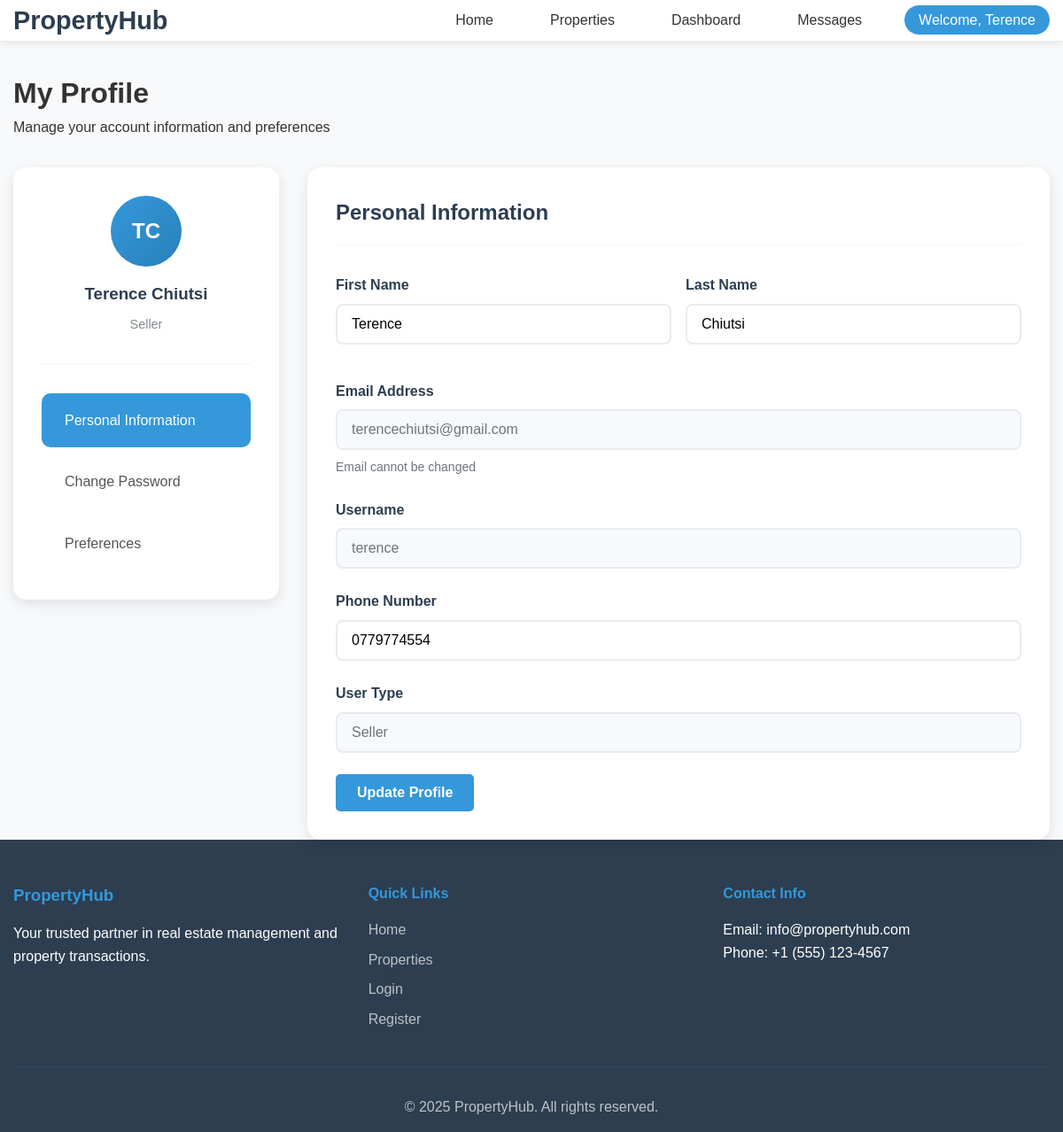
/propertyhub/views/profile.php (signed in), run on the app's committed database.
### tables this page shows
CREATE TABLE `users` (
  `id` int(11) NOT NULL,
  `username` varchar(50) NOT NULL,
  `email` varchar(100) NOT NULL,
  `password` varchar(255) NOT NULL,
  `first_name` varchar(50) NOT NULL,
  `last_name` varchar(50) NOT NULL,
  `phone` varchar(20) DEFAULT NULL,
  `user_type` enum('admin','property_manager','landlord','tenant','buyer','seller') NOT NULL,
  `profile_image` varchar(255) DEFAULT NULL,
  `created_at` timestamp NOT NULL DEFAULT current_timestamp(),
  `updated_at` timestamp NOT NULL DEFAULT current_timestamp() ON UPDATE current_timestamp()
);

### propertyhub/config.php (called while the page is built, shortened)
<?php
require_once ROOT_DIR . '/propertyhub/core/Database.php';
function asset_url($path) {
    return BASE_URL . 'assets/' . ltrim($path, '/');
}
?>

### propertyhub/core/database.php (called while the page is built, shortened)
<?php
class Database {
    private $pdo;
    private static $instance = null;
    private function __construct() {
        try {
            $dsn = "mysql:host=" . DB_HOST . ";dbname=" . DB_NAME . ";charset=" . DB_CHARSET;
            $this->pdo = new PDO($dsn, DB_USER, DB_PASS);
            $this->pdo->setAttribute(PDO::ATTR_ERRMODE, PDO::ERRMODE_EXCEPTION);
            $this->pdo->setAttribute(PDO::ATTR_DEFAULT_FETCH_MODE, PDO::FETCH_ASSOC);
            $this->pdo->setAttribute(PDO::ATTR_EMULATE_PREPARES, false);
        } catch(PDOException $e) {
            throw new Exception("Database connection failed: " . $e->getMessage());
        }
    }
    public static function getInstance() {
        if (self::$instance === null) {
            self::$instance = new self();
        }
        return self::$instance;
    }
    public function query($sql, $params = []) {
        try {
            $stmt = $this->pdo->prepare($sql);
            $stmt->execute($params);
            return $stmt;
        } catch(PDOException $e) {
            error_log("Database error: " . $e->getMessage());
            return false;
        }
    }
}
?>

### propertyhub/models/user.php (called while the page is built, shortened)
<?php
class User {
    private $db;
    public function __construct() {
        $this->db = Database::getInstance();
    }
    public function getById($id) {
        $sql = "SELECT * FROM users WHERE id = ?";
        $stmt = $this->db->query($sql, [$id]);
        return $stmt ? $stmt->fetch() : false;
    }
}
?>

### propertyhub/views/profile.php (the view, shortened to what this page needs)
<?php
require_once '../config.php';
require_once '../models/User.php';
$userModel = new User();
$user = $userModel->getById($_SESSION['user_id']);
?>
<!DOCTYPE html>
<html lang="en">
<head>
    <link rel="stylesheet" href="<?php echo asset_url('css/style.css'); ?>">
</head>
<body>
    <?php include 'includes/header.php'; ?>
    <div class="container">
        <div class="page-header">
            <h1>My Profile</h1>
            <p>Manage your account information and preferences</p>
        </div>
        <div class="profile-container">
            <div class="profile-sidebar">
                <div class="profile-avatar">
                    <div class="avatar-placeholder">
                        <?php echo strtoupper(substr($user['first_name'], 0, 1) . substr($user['last_name'], 0, 1)); ?>
                    </div>
                    <h3><?php echo htmlspecialchars($user['first_name'] . ' ' . $user['last_name']); ?></h3>
                    <p class="user-role"><?php echo ucfirst(str_replace('_', ' ', $user['user_type'])); ?></p>
                </div>
                <nav class="profile-nav">
                    <a href="#personal-info" class="nav-item active">Personal Information</a>
                    <a href="#change-password" class="nav-item">Change Password</a>
                    <a href="#preferences" class="nav-item">Preferences</a>
                </nav>
            </div>
            <div class="profile-content">
                <div id="personal-info" class="profile-section active">
                    <h2>Personal Information</h2>
                    <form id="profileForm" action="<?php echo BASE_URL; ?>controllers/UserController.php" method="POST">
                        <div class="form-row">
                            <div class="form-group">
                                <label>First Name</label>
                                <input type="text" name="first_name" value="<?php echo htmlspecialchars($user['first_name']); ?>" required>
                            </div>
                            <div class="form-group">
                                <label>Last Name</label>
                                <input type="text" name="last_name" value="<?php echo htmlspecialchars($user['last_name']); ?>" required>
                            </div>
                        </div>
                        <div class="form-group">
                            <label>Email Address</label>
                            <input type="email" value="<?php echo htmlspecialchars($user['email']); ?>" disabled>
                            <small>Email cannot be changed</small>
                        </div>
                        <div class="form-group">
                            <label>Username</label>
                            <input type="text" value="<?php echo htmlspecialchars($user['username']); ?>" disabled>
                        </div>
                        <div class="form-group">
                            <label>Phone Number</label>
                            <input type="tel" name="phone" value="<?php echo htmlspecialchars($user['phone'] ?? ''); ?>">
                        </div>
                        <div class="form-group">
                            <label>User Type</label>
                            <input type="text" value="<?php echo ucfirst(str_replace('_', ' ', $user['user_type'])); ?>" disabled>
                        </div>
                        <button type="submit" class="btn-primary" id="profileSubmit">
                            Update Profile
                        </button>
                    </form>
                </div>
            </div>
        </div>
    </div>
    <?php include 'includes/footer.php'; ?>
</body>
</html>

### propertyhub/assets/css/style.css (style rules this page uses)
* { margin: 0; padding: 0; box-sizing: border-box; }
body { font-family: 'Arial', sans-serif; line-height: 1.6; color: #333; background-color: #f8f9fa; }
.container { max-width: 1200px; margin: 0 auto; padding: 0 20px; }
.btn-primary { background: #3498db; color: white; padding: 0.75rem 1.5rem; border: none; border-radius: 5px; text-decoration: none; font-size: 1rem; cursor: pointer; transition: background 0.3s; display: inline-block; }

### propertyhub/assets/css/responsive.css (style rules this page uses)
@media (max-width: 1200px) { .container { padding: 0 15px; } }

### propertyhub/views/profile.php (style rules this page uses)
.profile-container { display: grid; grid-template-columns: 300px 1fr; gap: 2rem; margin-top: 2rem; }
.profile-sidebar { background: #fff; border-radius: 15px; padding: 2rem; box-shadow: 0 5px 15px rgba(0,0,0,0.1); height: fit-content; position: sticky; top: 2rem; }
.profile-avatar { text-align: center; padding-bottom: 2rem; border-bottom: 2px solid #f8f9fa; margin-bottom: 2rem; }
.avatar-placeholder { width: 80px; height: 80px; background: linear-gradient(135deg, #3498db, #2980b9); border-radius: 50%; display: flex; align-items: center; justify-content: center; margin: 0 auto 1rem; color: white; font-size: 1.5rem; font-weight: bold; }
.profile-avatar h3 { margin: 0 0 0.5rem 0; color: #2c3e50; }
.user-role { color: #7f8c8d; margin: 0; font-size: 0.9rem; text-transform: capitalize; }
.profile-nav { display: flex; flex-direction: column; gap: 0.5rem; }
.nav-item { padding: 1rem 1.5rem; text-decoration: none; color: #555; border-radius: 10px; transition: all 0.3s ease; font-weight: 500; border: 2px solid transparent; }
.nav-item.active { background: #3498db; color: white; border-color: #3498db; }
.profile-content { background: #fff; border-radius: 15px; padding: 2rem; box-shadow: 0 5px 15px rgba(0,0,0,0.1); }
.profile-section { display: none; }
.profile-section.active { display: block; animation: fadeIn 0.5s ease; }
.profile-section h2 { color: #2c3e50; margin-bottom: 2rem; padding-bottom: 1rem; border-bottom: 2px solid #f8f9fa; }
.form-row { display: grid; grid-template-columns: 1fr 1fr; gap: 1rem; margin-bottom: 1rem; }
.form-group { margin-bottom: 1.5rem; }
.form-group label { display: block; margin-bottom: 0.5rem; font-weight: 600; color: #2c3e50; }
.form-group input, .form-group select { width: 100%; padding: 0.75rem 1rem; border: 2px solid #e9ecef; border-radius: 8px; font-size: 1rem; transition: all 0.3s ease; }
.form-group input:disabled { background: #f8f9fa; color: #6c757d; cursor: not-allowed; }
.form-group small { display: block; margin-top: 0.5rem; color: #6c757d; font-size: 0.875rem; }
.btn-primary { background: #3498db; color: white; padding: 0.75rem 2rem; border: none; border-radius: 8px; font-size: 1rem; font-weight: 600; cursor: pointer; transition: all 0.3s ease; }

### data on the page
users: first_name+last_name "TC", first_name+last_name "Terence Chiutsi", user_type "Seller", first_name "Terence", last_name "Chiutsi", email "terencechiutsi@gmail.com", username "terence", phone "0779774554"

### other printed values
$_SESSION['first_name'] "Terence"
